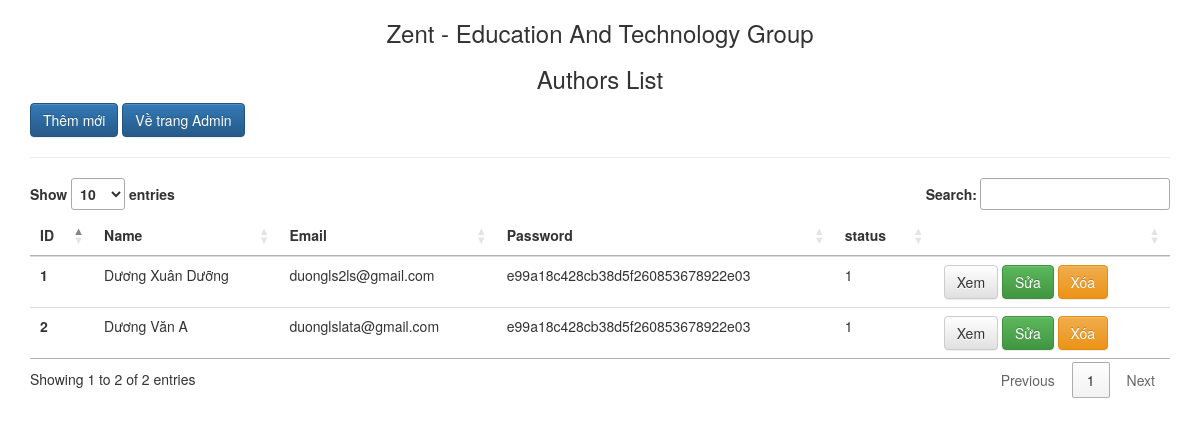
The page /Admin/authors/index.php (signed in) on the database its author committed.
### tables this page shows
CREATE TABLE `authors`  (
  `id` int(11) NOT NULL AUTO_INCREMENT,
  `name` varchar(255) NULL DEFAULT NULL,
  `email` varchar(255) NULL DEFAULT NULL,
  `password` varchar(255) NULL DEFAULT NULL,
  `status` int(255) NULL DEFAULT NULL,
  PRIMARY KEY (`id`) USING BTREE
);

### Admin/authors/index.php (the view, shortened to what this page needs)
<?php
require_once('../../connection.php');
$query_authors =  "SELECT * from authors";
$result_authors = $conn->query($query_authors);
$authors_post = array();
while ($row = $result_authors->fetch_assoc()) {
  $authors_post[] = $row;
}
?>
<!DOCTYPE html>
<html>
<head>
  <link rel="stylesheet" href="http://netdna.bootstrapcdn.com/bootstrap/3.1.1/css/bootstrap.min.css">
   <link type="text/css" rel="stylesheet" href="https://cdn.datatables.net/1.10.20/css/jquery.dataTables.min.css">
  <link rel="stylesheet" href="http://netdna.bootstrapcdn.com/bootstrap/3.1.1/css/bootstrap-theme.min.css">
</head>
<body>
  <div class="container">
    <h3 align="center">Zent - Education And Technology Group</h3>
    <h3 align="center">Authors List</h3>
    <a href="authors_add.php" type="button" class="btn btn-primary">Thêm mới</a>
    <a href="../index.php" type="button" class="btn btn-primary">Về trang Admin</a>
    <hr>
    <table class="table" id="example">
      <thead>
        <tr>
          <th scope="col">ID</th>
          <th scope="col">Name</th>
          <th scope="col">Email</th>
          <th scope="col">Password</th>
          <th scope="col">status</th>
          <th scope="col"></th>
        </tr>
      </thead>
      <tbody>
        <?php foreach ($authors_post as $status) { ?>
          <tr>
            <th scope="row"><?= $status['id'] ?></th>
            <td><?= $status['name'] ?></td>
            <td><?= $status['email'] ?></td>
            <td><?= $status['password'] ?></td>
            <td><?= $status['status'] ?></td>
            <td>
              <a href="authors_detail.php?id=<?= $status['id'] ?>" type="button" class="btn btn-default">Xem</a>
              <a href="authors_edit.php?id=<?= $status['id'] ?>" type="button" class="btn btn-success">Sửa</a>
              <a href="authors_delete.php?id=<?= $status['id'] ?>" onclick="return confirm('Bạn có thật sự muốn xóa ?');" type="button" class="btn btn-warning">Xóa</a>
            </td>
          </tr>
        <?php } ?>
      </tbody>
    </table>
  </div>
</body>
</html>

### rows shown on the page
authors: id "1", name "Dương Xuân Dưỡng", email "duongls2ls@gmail.com", password "e99a18c428cb38d5f260853678922e03", status "1"
authors: id "2", name "Dương Văn A", email "duonglslata@gmail.com", password "e99a18c428cb38d5f260853678922e03", status "1"
